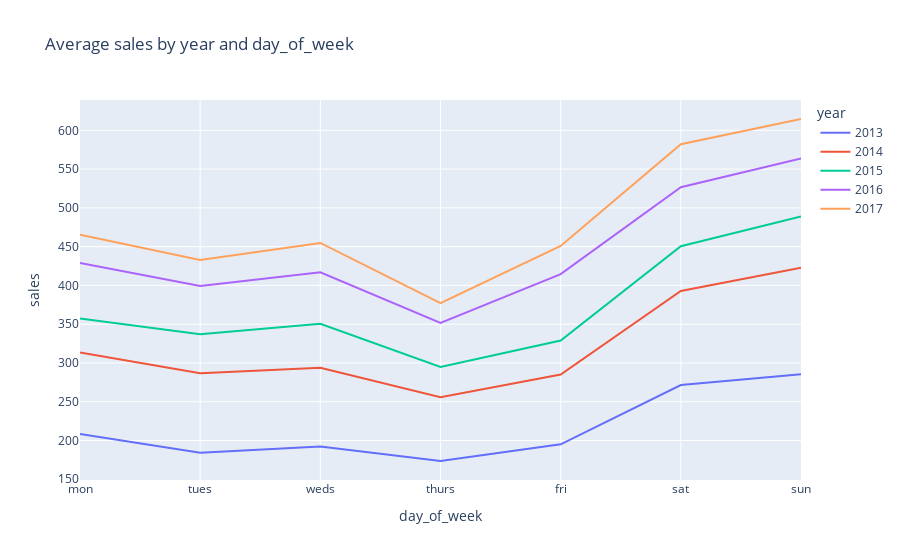

Notebook code for this chart:
### Code cell
# Plot daily sales by year and day of the week
grouped = train.groupby(['year', 'day_of_week'])['sales'].mean().reset_index()

# Create a line chart
fig = px.line(grouped, x="day_of_week", y="sales" , color="year", title="Average sales by year and day_of_week")
# Set xticks
fig.update_layout(
    xaxis=dict(
        tickvals=list(range(1, 8)),  # Specify tick values
        ticktext=['mon', 'tues', 'weds', 'thurs', 'fri', 'sat', 'sun']  # Specify tick labels
    )
)
# Show the chart
fig.show()

### Figure 1 — Plotly figure (JSON) as saved in the notebook; plotly's stock layout.template omitted (floating-point values rounded to 4 significant figures)
{"data": [{"hovertemplate": "year=2013<br>day_of_week=%{x}<br>sales=%{y}<extra></extra>", "legendgroup": "2013", "line": {"color": "#636efa", "dash": "solid"}, "marker": {"symbol": "circle"}, "mode": "lines", "name": "2013", "orientation": "v", "showlegend": true, "type": "scatter", "x": [1, 2, 3, 4, 5, 6, 7], "xaxis": "x", "y": [208.4, 184.3, 192.3, 173.6, 195.1, 271.5, 285.5], "yaxis": "y"}, {"hovertemplate": "year=2014<br>day_of_week=%{x}<br>sales=%{y}<extra></extra>", "legendgroup": "2014", "line": {"color": "#EF553B", "dash": "solid"}, "marker": {"symbol": "circle"}, "mode": "lines", "name": "2014", "orientation": "v", "showlegend": true, "type": "scatter", "x": [1, 2, 3, 4, 5, 6, 7], "xaxis": "x", "y": [313.6, 286.7, 293.8, 255.9, 285.1, 392.8, 422.7], "yaxis": "y"}, {"hovertemplate": "year=2015<br>day_of_week=%{x}<br>sales=%{y}<extra></extra>", "legendgroup": "2015", "line": {"color": "#00cc96", "dash": "solid"}, "marker": {"symbol": "circle"}, "mode": "lines", "name": "2015", "orientation": "v", "showlegend": true, "type": "scatter", "x": [1, 2, 3, 4, 5, 6, 7], "xaxis": "x", "y": [357.3, 337.1, 350.6, 294.8, 328.9, 450.5, 488.8], "yaxis": "y"}, {"hovertemplate": "year=2016<br>day_of_week=%{x}<br>sales=%{y}<extra></extra>", "legendgroup": "2016", "line": {"color": "#ab63fa", "dash": "solid"}, "marker": {"symbol": "circle"}, "mode": "lines", "name": "2016", "orientation": "v", "showlegend": true, "type": "scatter", "x": [1, 2, 3, 4, 5, 6, 7], "xaxis": "x", "y": [428.8, 399.2, 416.9, 351.5, 414.5, 526.7, 563.6], "yaxis": "y"}, {"hovertemplate": "year=2017<br>day_of_week=%{x}<br>sales=%{y}<extra></extra>", "legendgroup": "2017", "line": {"color": "#FFA15A", "dash": "solid"}, "marker": {"symbol": "circle"}, "mode": "lines", "name": "2017", "orientation": "v", "showlegend": true, "type": "scatter", "x": [1, 2, 3, 4, 5, 6, 7], "xaxis": "x", "y": [465.3, 432.8, 454.8, 377.2, 450.9, 582.1, 614.6], "yaxis": "y"}], "layout": {"legend": {"title": {"text": "year"}, "tracegroupgap": 0}, "title": {"text": "Average sales by year and day_of_week"}, "xaxis": {"anchor": "y", "domain": [0, 1], "ticktext": ["mon", "tues", "weds", "thurs", "fri", "sat", "sun"], "tickvals": [1, 2, 3, 4, 5, 6, 7], "title": {"text": "day_of_week"}}, "yaxis": {"anchor": "x", "domain": [0, 1], "title": {"text": "sales"}}}}
